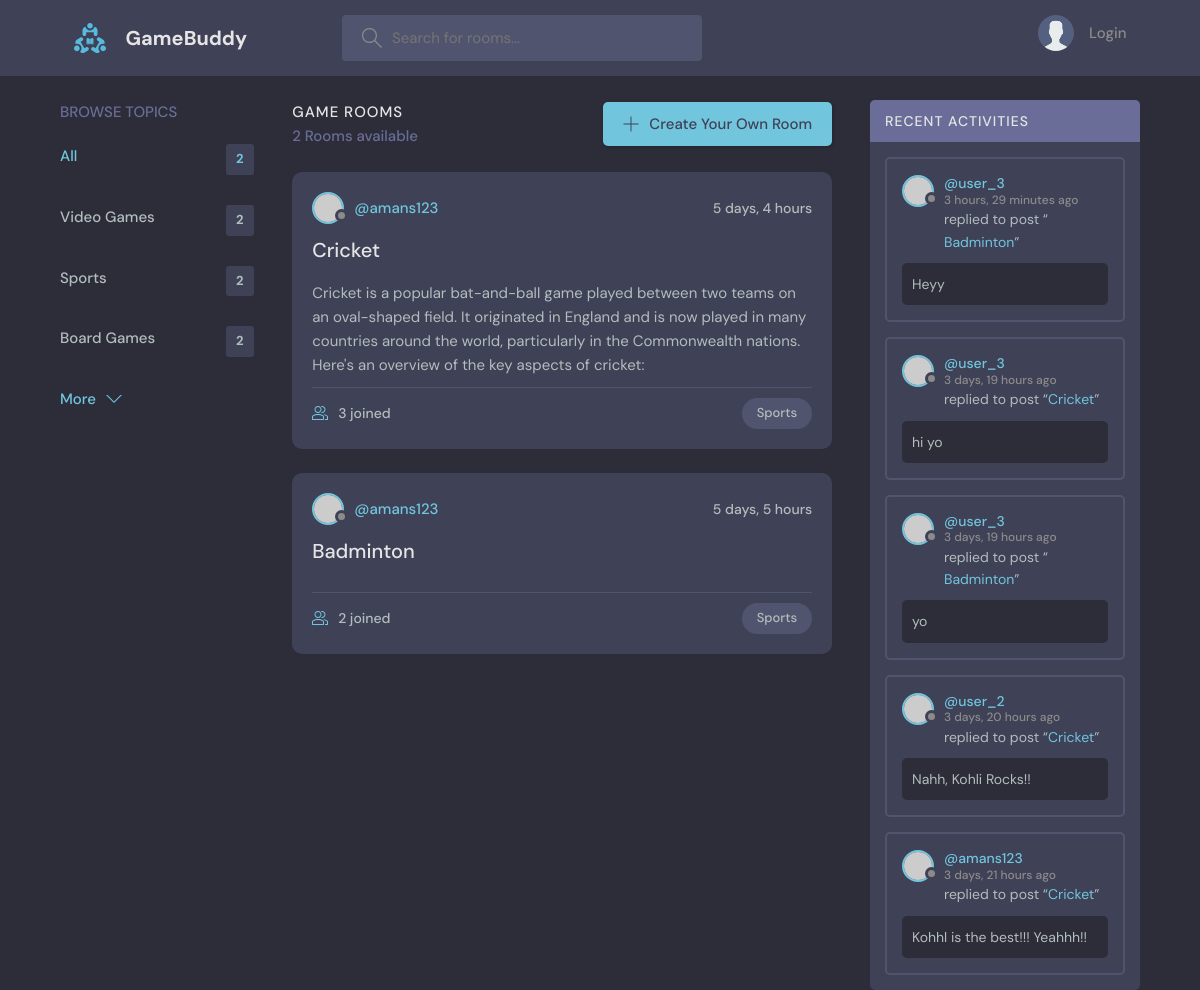
The app's page /?query=Sports, older data.
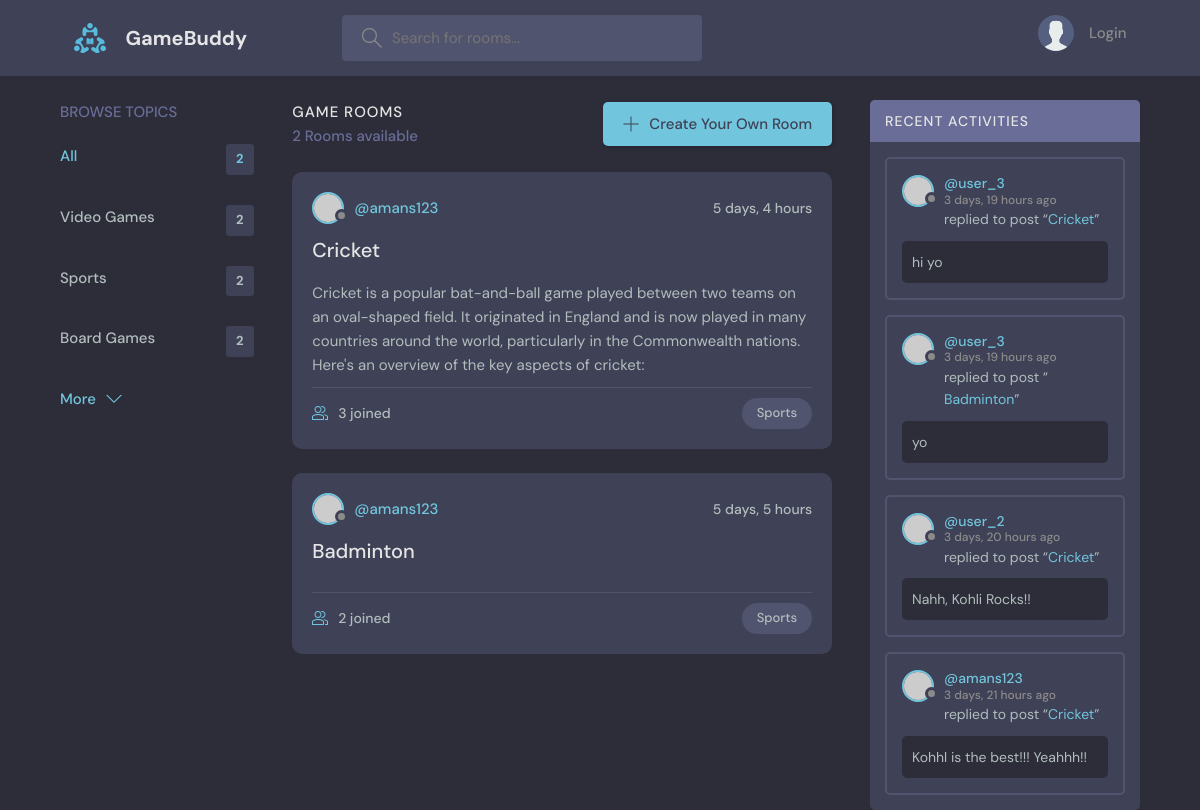
The same page, newer data.
### base/models.py (models this page shows)
class Topic(models.Model):
    name = models.CharField(max_length=200)
    def __str__(self):
        return self.name

class Room(models.Model):
    host = models.ForeignKey(User, on_delete=models.CASCADE, null=True)
    topic = models.ForeignKey(Topic, on_delete=models.CASCADE, null=True)
    name = models.CharField(max_length=200)
    description = models.TextField(null=True, blank=True)
    participants = models.ManyToManyField(User, related_name='participants', blank=True)
    updated = models.DateTimeField(auto_now=True)
    created = models.DateTimeField(auto_now_add=True)
    class Meta:
        ordering = ['-updated', '-created']
    def __str__(self):
        return self.name

class Message(models.Model):
    user = models.ForeignKey(User, on_delete=models.CASCADE, default='amanssi')
    room = models.ForeignKey(Room, on_delete=models.CASCADE, )
    body = models.TextField()
    updated = models.DateTimeField(auto_now=True)
    created = models.DateTimeField(auto_now_add=True)
    def __str__(self):
        return self.body[:50]

### base/views.py (the view)
# urls.py: path('', views.home, name="home_name"),
def home(request):
    query = request.GET.get('query')
    rooms=Room.objects.filter()
    allMessages=Message.objects.all().order_by('-created')[:5]
    if query:
        allMessages=Message.objects.filter(
            Q(room__topic__name__icontains=query) |
            Q(room__name__icontains=query) |
            Q(user__username__icontains=query) |
            Q(body__icontains=query)).order_by('-created')[:5]
        rooms=Room.objects.filter(
            Q(topic__name__icontains=query) |
            Q(name__icontains=query) |
            Q(host__username__icontains=query) |
            Q(description__icontains=query))
    topics=Topic.objects.all()[:5]
    context={'rooms':rooms, 'rooms_count':rooms.count(), 'topics':topics, 'allMessages':allMessages}
    return render(request, 'base/home.html', context)

### base/templates/base/home.html (shortened to what this page needs)
{% extends 'main.html' %}
{% block content %}
<main class="layout layout--3">
  <div class="container">
    {% include 'base/topicsComponent.html' %}
    <div class="roomList">
      <div class="roomList__header">
        <div>
          <h2>Game Rooms</h2>
          <p>{{rooms_count}} Rooms available</p>
        </div>
        <a class="btn btn--main" href="{% url 'create-room_name' %}">
          <svg version="1.1" xmlns="http://www.w3.org/2000/svg" width="32" height="32" viewBox="0 0 32 32">
            <title>add</title>
            <path
              d="M16.943 0.943h-1.885v14.115h-14.115v1.885h14.115v14.115h1.885v-14.115h14.115v-1.885h-14.115v-14.115z"
            ></path>
          </svg>
          Create Your Own Room
        </a>
      </div>
      {% include 'base/feedComponent.html' %}
    </div>
    <div class="activities">
      <div class="activities__header">
        <h2>Recent Activities</h2>
      </div>
      {% include 'base/activityComponent.html' %}
    </div>
  </div>
</main>
{% endblock content %}

### base/templates/base/topicsComponent.html
<div class="topics">
    <div class="topics__header">
      <h2>Browse Topics</h2>
    </div>
    <ul class="topics__list">
      <li>
        <a href="{% url 'home_name' %}" class="active">All <span>{{rooms_count}}</span></a>
      </li>
      {% for topic in topics %}
      <li>
        <a href="{% url 'home_name' %}?query={{topic.name}}">{{topic.name}}<span>{{topic.room_set.all.count}}</span></a>
      </li>
      {% endfor %}
    </ul>
    <a class="btn btn--link" href="{% url 'topics_name' %}">
      More
      <svg version="1.1" xmlns="http://www.w3.org/2000/svg" width="32" height="32" viewBox="0 0 32 32">
        <title>chevron-down</title>
        <path d="M16 21l-13-13h-3l16 16 16-16h-3l-13 13z"></path>
      </svg>
    </a>
  </div>

### base/templates/base/feedComponent.html (shortened to what this page needs)
{% for room in rooms %}
<div class="roomListRoom">
    <div class="roomListRoom__header">
    <a href="{% url 'userProfile_name' room.host.username %}" class="roomListRoom__author">
        <div class="avatar avatar--small">
        <img src="https://randomuser.me/api/portraits/women/11.jpg" />
        </div>
        <span>@{{room.host.username}}</span>
    </a>
    <div class="roomListRoom__actions">
        <span>{{room.created|timesince}}</span>
    </div>
    </div>
    <div class="roomListRoom__content">
    <a href="{% url 'room_name' room.id %}">{{room.name}}</a>
    <p>{{room.description}}</p>
    </div>
    <div class="roomListRoom__meta">
    <a href="{% url 'room_name' room.id %}" class="roomListRoom__joined">
        {{room.participants.count}} joined
    </a>
    <p class="roomListRoom__topic">{{room.topic}}</p>
    </div>
</div>
{% endfor %}

### base/templates/base/activityComponent.html (shortened to what this page needs)
{% for message in allMessages %}
<div class="activities__box">
    <div class="activities__boxHeader roomListRoom__header">
      <a href="{% url 'userProfile_name' message.user.username %}" class="roomListRoom__author">
        <div class="avatar avatar--small">
          <img src="https://randomuser.me/api/portraits/women/11.jpg" />
        </div>
        <p>
          @{{message.user}}
          <span>{{message.created|timesince}} ago</span>
        </p>
      </a>
    </div>
    <div class="activities__boxContent">
      <p>replied to post “<a href="{% url 'room_name' message.room.id %}">{{message.room}}</a>”</p>
      <div class="activities__boxRoomContent">
        {{message}}
      </div>
    </div>
  </div>
{% endfor %}

Row changes from the older to the newer data that the page shows:
removed Message: user "user_3", created "3 hours, 29 minutes", room "Badminton", body "Heyy"
